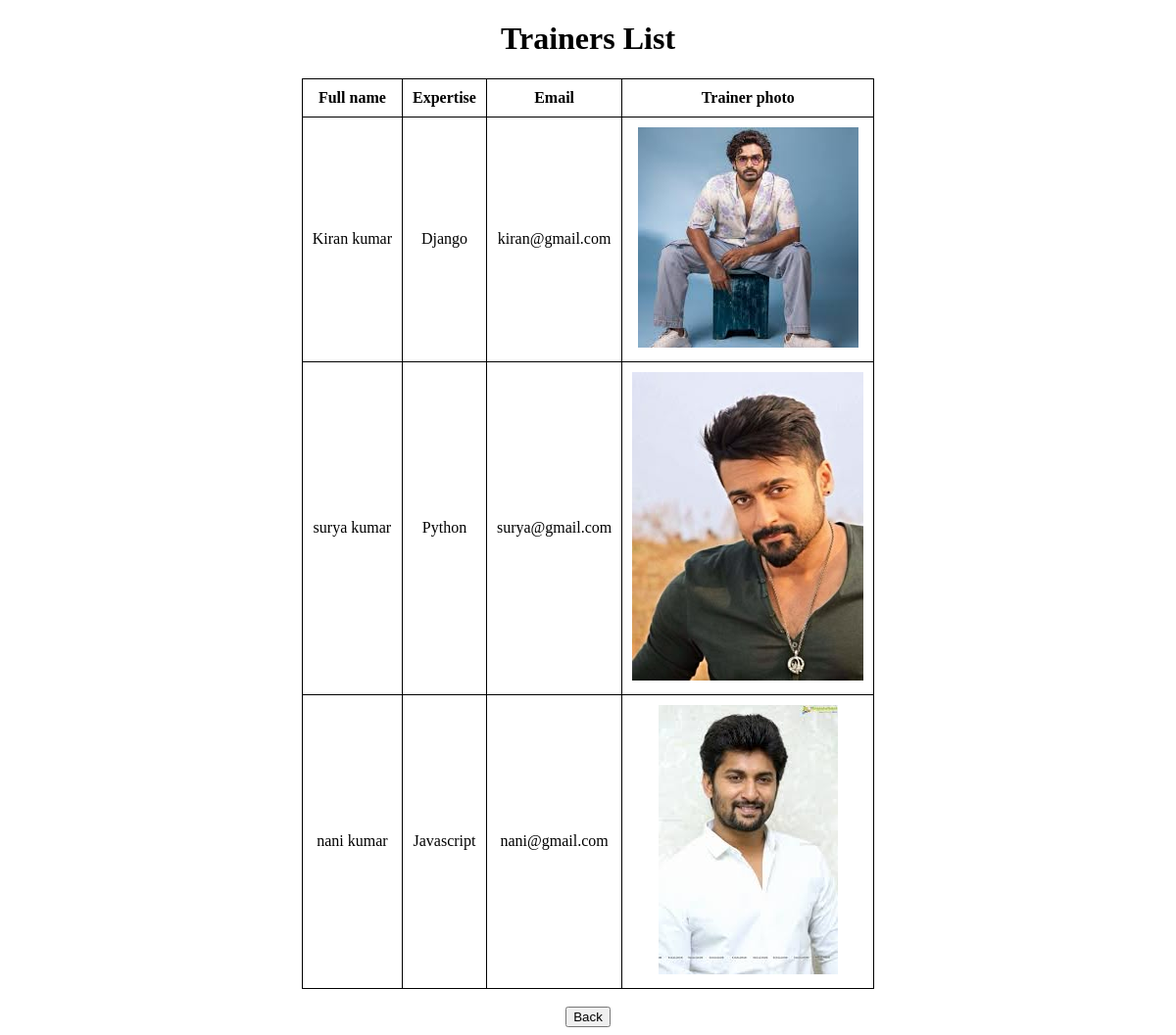
/academy/trainers/, run on the app's committed database.
### academy/models.py (models this page shows, shortened)
class Trainer(models.Model):
    first_name = models.CharField(max_length=100)
    last_name = models.CharField(max_length=100)
    email = models.EmailField(unique=True)
    expertise = (
        ('Python', 'Python'),
        ('Django', 'Django'),
        ('Data Science', 'Data Science'),
        ('Machine Learning', 'Machine Learning'),
        ('Web Development', 'Web Development'),
        ('DevOps', 'DevOps'),
        ('Javascript', 'Javascript'),
    )
    expertise = models.CharField(max_length=50, choices=expertise)
    trainer_photo = models.ImageField(upload_to='trainer_photos/', null=True, blank=True)
    def full_name(self):
        return f"{self.first_name} {self.last_name}"

### academy/views.py (the view)
# urls.py: path('academy/trainers/', views.trainers, name='trainers'),
def trainers(request):
    trainer_list = Trainer.objects.all()
    return render(request, 'trainers.html', {'trainers': trainer_list})

### templates/trainers.html (shortened to what this page needs)
<!DOCTYPE html>
<html lang="en">
<head>
</head>
<body>
    <h1>Trainers List</h1>
    <div class="container-2">
    <table>
        <tr>
            <th>Full name</th>
            <th>Expertise</th>
            <th>Email</th>
            <th>Trainer photo</th>
        </tr>
        {% for trainer in trainers %}
        <tr>
            <td>{{ trainer.full_name }}</td>
            <td>{{ trainer.expertise }}</td>
            <td>{{ trainer.email }}</td>
            <td><img src="{{ trainer.trainer_photo.url }}" alt="{{ trainer.full_name }}"></td>
        </tr>
        {% endfor %}
    </table>
    </div> <br>
    <button onclick="window.history.back()">Back</button>
</body>
</html>

### data on the page
Trainer: full_name "Kiran kumar", expertise "Django", email "kiran@gmail.com", trainer_photo (picture)
Trainer: full_name "surya kumar", expertise "Python", email "surya@gmail.com", trainer_photo (picture)
Trainer: full_name "nani kumar", expertise "Javascript", email "nani@gmail.com", trainer_photo (picture)
